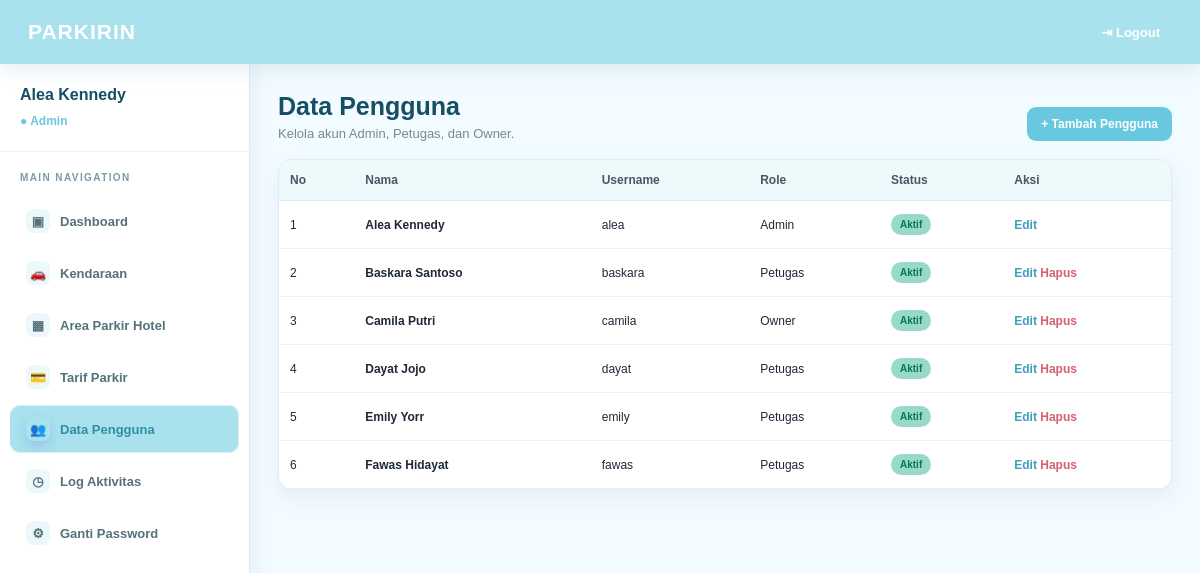
The app's page /index.php?page=user (signed in), older data.
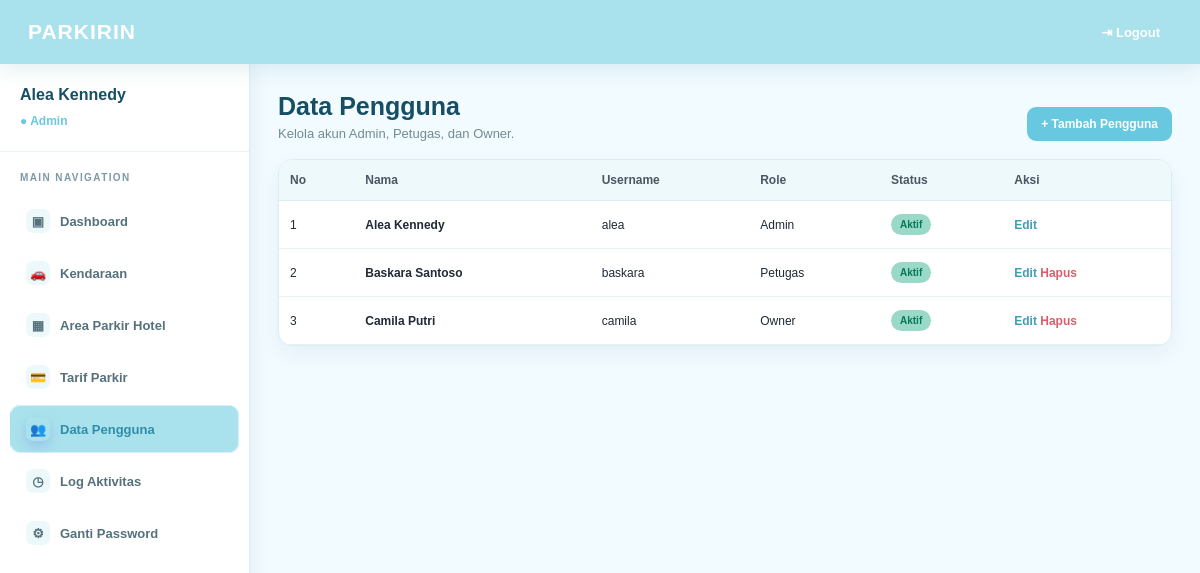
The same page, newer data.
### tables this page shows
CREATE TABLE IF NOT EXISTS tb_user (
    id_user INT NOT NULL AUTO_INCREMENT,
    nama_lengkap VARCHAR(50) NOT NULL,
    username VARCHAR(50) NOT NULL UNIQUE,
    password VARCHAR(255) NOT NULL,
    role ENUM('admin','petugas','owner') NOT NULL,
    status_aktif TINYINT(1) NOT NULL DEFAULT 1,
    PRIMARY KEY (id_user)
);

### models/user.php (called while the page is built, shortened)
<?php
class User
{
    private $conn;
    public function __construct($conn)
    {
        $this->conn = $conn;
    }
    public function getAll()
    {
        return mysqli_query($this->conn, "SELECT * FROM tb_user ORDER BY id_user ASC");
    }
}
?>

### views/user/index.php (the view, shortened to what this page needs)
<?php
require_once __DIR__ . '/../../config/auth.php';
?>
<!DOCTYPE html>
<html lang="id">
    <head>
        <link rel="stylesheet" href="assets/css/style.css">
    </head>
    <body>
        <header class="topbar fade-in">
            <div class="logo">PARKIRIN</div>
            <a href="controller/logout.php" onclick="return confirm('Anda yakin ingin logout dari akun ini?');">⇥ Logout</a>
        </header>
        <div class="layout">
            <aside class="sidebar fade-in">
                <div class="profile">
                    <h3><?= htmlspecialchars($_SESSION['nama']); ?></h3>
                    <span>● <?= ucfirst(htmlspecialchars($_SESSION['level'])); ?></span>
                </div>
                <div class="nav-title">MAIN NAVIGATION</div>
                <nav>
                    <?php renderNavigation(); ?>
                </nav>
            </aside>
            <main class="content">
                <div class="page-header">
                    <div>
                        <h1>Data Pengguna</h1>
                        <p>Kelola akun Admin, Petugas, dan Owner.</p>
                    </div>
                    <div class="actions">
                        <a class="btn btn-green" href="index.php?page=user&aksi=tambah">+ Tambah Pengguna</a>
                    </div>
                </div>
                <div class="table-card">
                    <table class="crud-table">
                        <thead>
                            <tr>
                                <th>No</th>
                                <th>Nama</th>
                                <th>Username</th>
                                <th>Role</th>
                                <th>Status</th>
                                <th>Aksi</th>
                            </tr>
                        </thead>
                        <tbody>
                            <?php
                            $no = 1;
                            while ($row = mysqli_fetch_assoc($dataUser)):
                            ?>
                            <tr>
                                <td><?= $no++; ?></td>
                                <td>
                                    <b><?= htmlspecialchars($row['nama_lengkap']); ?></b>
                                </td>
                                <td><?= htmlspecialchars($row['username']); ?></td>
                                <td><?= ucfirst(htmlspecialchars($row['role'])); ?></td>
                                <td>
                                    <span class="badge <?= $row['status_aktif']?'green':'red'; ?>">
                                        <?= $row['status_aktif']?'Aktif':'Nonaktif'; ?>
                                    </span>
                                </td>
                                <td class="action-cell">
                                    <a
                                        class="link-edit"
                                        href="index.php?page=user&aksi=edit&id=<?= (int)$row['id_user']; ?>"
                                    >
                                        Edit
                                    </a>
                                    <?php if ((int) $row['id_user'] !== (int) $_SESSION['id_user']): ?>
                                        <a
                                            class="link-delete"
                                            href="index.php?page=user&aksi=hapus&id=<?= (int)$row['id_user']; ?>"
                                            onclick="return confirm('Anda yakin ingin menghapus pengguna ini?');"
                                        >
                                            Hapus
                                        </a>
                                    <?php endif; ?>
                            </td>
                        </tr>
                    <?php endwhile; ?>
                </tbody>
            </table>
        </div>
    </main>
</div>
</body>
</html>

### index.php (shortened to what this page needs)
<?php
require_once __DIR__ . '/config/auth.php';
$page = isset($_GET['page']) ? $_GET['page'] : '';
switch ($page) {
    case 'user':
        require __DIR__ . '/controller/usercontroller.php';
        break;
}
?>

### controller/usercontroller.php (shortened to what this page needs)
<?php
require_once __DIR__ . '/../config/koneksi.php';
require_once __DIR__ . '/../config/auth.php';
require_once __DIR__ . '/../models/user.php';
$model = new User($conn);
$aksi = isset($_GET['aksi']) ? $_GET['aksi'] : 'index';
switch ($aksi) {
    default:
        $dataUser = $model->getAll();
        require __DIR__ . '/../views/user/index.php';
        break;
}
?>

### config/auth.php (shortened to what this page needs)
<?php
function userRole()
{
    return isset($_SESSION['level']) ? $_SESSION['level'] : '';
}
function hasRole($roles)
{
    $roles = (array) $roles;
    return in_array(userRole(), $roles, true);
}
function canAccessPage($page)
{
    $permissions = array(
        'dashboard' => array('owner', 'admin', 'petugas'),
        'transaksi' => array('petugas'),
        'kendaraan' => array('admin'),
        'area' => array('admin'),
        'tarif' => array('admin'),
        'user' => array('admin'),
        'laporan' => array('owner'),
        'log' => array('admin'),
        'password' => array('owner', 'admin', 'petugas')
    );
    return isset($permissions[$page]) && hasRole($permissions[$page]);
}
function menuItems()
{
    $items = array(
        'dashboard' => array('icon' => '▣', 'label' => 'Dashboard'),
        'transaksi' => array('icon' => '↔', 'label' => 'Parkir'),
        'kendaraan' => array('icon' => '🚗', 'label' => 'Kendaraan'),
        'area' => array('icon' => '▦', 'label' => 'Area Parkir Hotel'),
        'tarif' => array('icon' => '💳', 'label' => 'Tarif Parkir'),
        'user' => array('icon' => '👥', 'label' => 'Data Pengguna'),
        'laporan' => array('icon' => '▤', 'label' => 'Rekap Transaksi'),
        'log' => array('icon' => '◷', 'label' => 'Log Aktivitas')
    );
    return $items;
}
function renderNavigation()
{
    $currentPage = isset($_GET['page']) && $_GET['page'] !== '' ? $_GET['page'] : 'dashboard';
    foreach (menuItems() as $page => $item) {
        if (!canAccessPage($page)) {
            continue;
        }
        $active = ($currentPage === $page) ? ' active' : '';
        echo '<a class="' . $active . '" href="index.php?page=' . $page . '" aria-current="' . ($active !== '' ? 'page' : 'false') . '">';
        echo '<span class="nav-icon">' . $item['icon'] . '</span>';
        echo '<span>' . $item['label'] . '</span>';
        echo '</a>';
    }
    if (canAccessPage('password')) {
        $active = ($currentPage === 'password') ? ' active' : '';
        echo '<a class="' . $active . '" href="index.php?page=password" aria-current="' . ($active !== '' ? 'page' : 'false') . '">';
        echo '<span class="nav-icon">⚙</span>';
        echo '<span>Ganti Password</span>';
        echo '</a>';
    }
}
?>

### assets/css/style.css (style rules this page uses)
* { box-sizing: border-box; }
html { scroll-behavior: smooth; }
body { margin: 0; font-family: Arial, Helvetica, sans-serif; background: #f2fbff; color: #1f2937; }
a, button, input, select { transition: all 0.25s ease; }
a { color: inherit; }
.fade-in { animation: fadeIn 0.45s ease both; }
.topbar { min-height: 64px; background: #a9e2ec; color: #ffffff; display: flex; align-items: center; justify-content: space-between; padding: 0 28px; box-shadow: 0 5px 20px rgba(77, 155, 174, 0.16); position: sticky; top: 0; z-index: 20; }
.logo { font-size: 21px; font-weight: 900; letter-spacing: 1px; }
.topbar a { text-decoration: none; font-size: 13px; font-weight: 700; padding: 9px 12px; border-radius: 9px; }
.layout { display: flex; min-height: calc(100vh - 64px); }
.sidebar { width: 250px; background: #ffffff; border-right: 1px solid #d8eef4; box-shadow: 4px 0 18px rgba(36, 42, 80, 0.06); flex-shrink: 0; }
.profile { padding: 22px 20px; border-bottom: 1px solid #e5f5f8; }
.profile h3 { margin: 0 0 7px; font-size: 16px; color: #164e63; }
.profile span { color: #67c8df; font-size: 12px; font-weight: 800; }
.nav-title { color: #7c9aa5; font-size: 10px; letter-spacing: 1.4px; font-weight: 800; padding: 20px 20px 10px; }
.sidebar nav a { position: relative; display: flex; align-items: center; gap: 10px; margin: 4px 10px; padding: 12px 13px 12px 16px; text-decoration: none; color: #55717b; font-size: 13px; font-weight: 700; border-radius: 10px; overflow: hidden; }
.sidebar nav a .nav-icon { width: 24px; min-width: 24px; height: 24px; display: inline-flex; align-items: center; justify-content: center; border-radius: 7px; background: #edf8fa; font-size: 13px; }
.sidebar nav a.active { color: #318da7; background: #a9e2ec; box-shadow: inset 0 0 0 1px #d6f1f7; }
.sidebar nav a.active::before { content: ""; position: absolute; left: 0; top: 7px; bottom: 7px; width: 4px; border-radius: 0 5px 5px 0; background: #a9e2ec; }
.sidebar nav a.active .nav-icon { color: #ffffff; background: #a9e2ec; box-shadow: 0 5px 12px rgba(79, 70, 229, 0.20); }
.content { flex: 1; padding: 28px; animation: fadeIn 0.45s ease both; min-width: 0; }
.content h1 { margin: 0 0 20px; font-size: 25px; color: #164e63; }
.green { background: #9ad9c8; }
.page-header { display: flex; justify-content: space-between; align-items: flex-end; gap: 15px; margin-bottom: 18px; }
.page-header h1 { margin: 0 0 5px; font-size: 25px; color: #164e63; }
.page-header p { margin: 0; color: #718b95; font-size: 13px; }
.actions { white-space: nowrap; }
.btn { display: inline-block; padding: 10px 14px; border-radius: 9px; text-decoration: none; font-size: 12px; font-weight: 700; border: 0; cursor: pointer; }
.btn-green { background: #67c8df; color: #ffffff; }
.table-card, .form-card, .report-card { background: #ffffff; border: 1px solid #d9edf2; border-radius: 14px; box-shadow: 0 8px 22px rgba(31, 41, 95, 0.06); }
.table-card { overflow-x: auto; }
table.crud-table { width: 100%; border-collapse: collapse; }
table.crud-table th { background: #eef9fc; color: #4b5563; padding: 13px 11px; border-bottom: 1px solid #dbeef3; font-size: 12px; text-align: left; white-space: nowrap; }
table.crud-table td { padding: 13px 11px; border-bottom: 1px solid #e6f2f5; font-size: 12px; }
table.crud-table tbody tr { animation: rowIn 0.35s ease both; }
.action-cell { white-space: nowrap; }
.link-edit { color: #3e9fba; text-decoration: none; font-weight: 700; }
.link-delete { color: #d85f6a; text-decoration: none; font-weight: 700; }
.badge { display: inline-block; padding: 5px 9px; border-radius: 999px; font-size: 10px; font-weight: 800; }
.badge.green { background: #9ad9c8; color: #047857; }

Row changes from the older to the newer data that the page shows:
removed tb_user: nama_lengkap "Dayat Jojo", username "dayat", role "Petugas", status_aktif "Aktif"
removed tb_user: nama_lengkap "Emily Yorr", username "emily", role "Petugas", status_aktif "Aktif"
removed tb_user: nama_lengkap "Fawas Hidayat", username "fawas", role "Petugas", status_aktif "Aktif"
